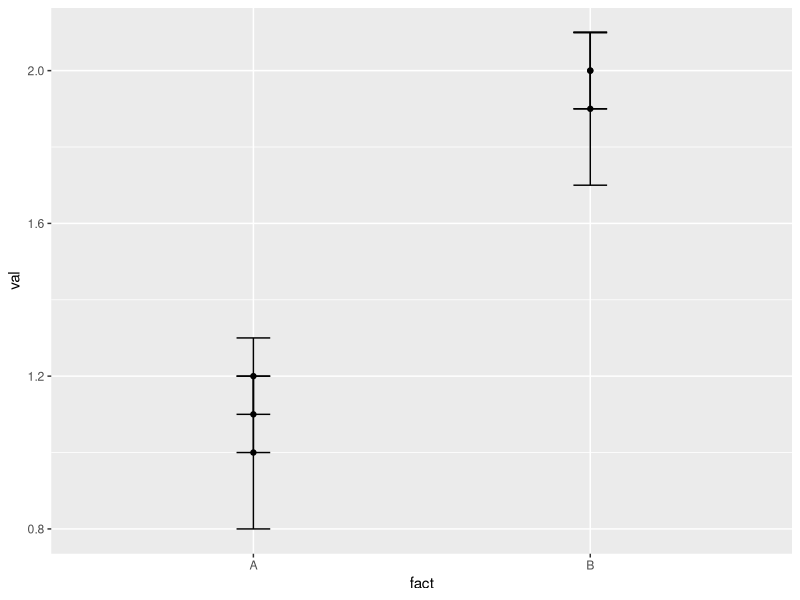
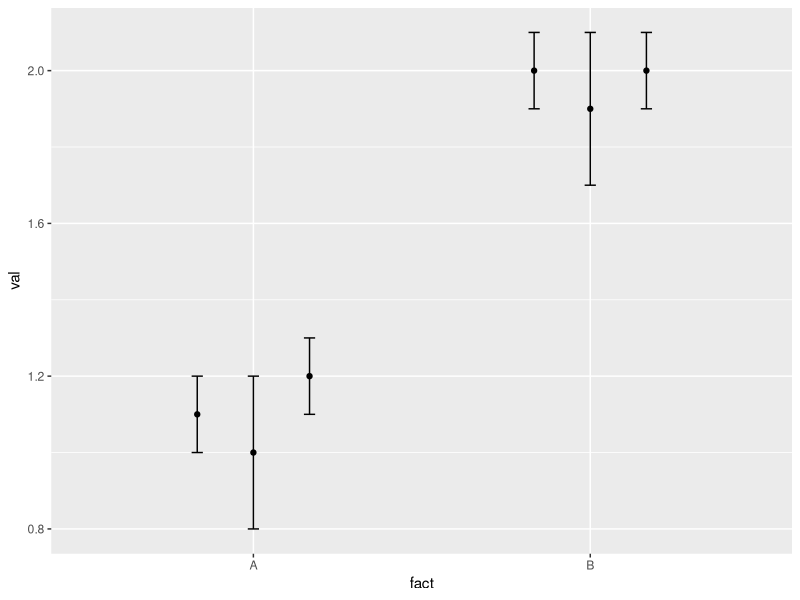
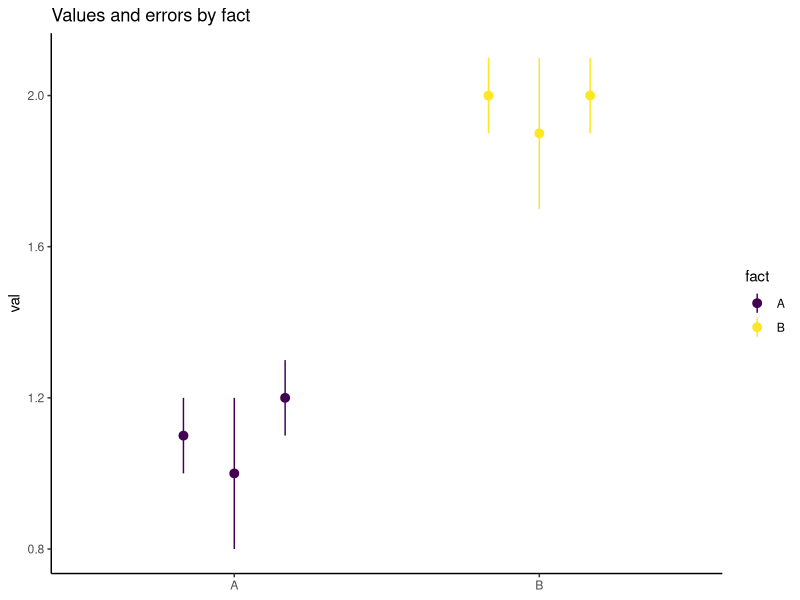

Generate these figures, in order, with R:
## ---- chunk 1
library(tidyverse)
data <- tribble(~val, ~ err, ~fact,
        1.1, .1, "A",
        1.0, .2, "A",
        1.2, .1, "A",
        2, .1, "B",
        1.9, .2, "B",
        2, .1, "B") 
## ---- chunk 2
ggplot(data, aes(fact, val)) +
  geom_errorbar(aes(ymin = val - err, ymax = val + err), width = 0.1) +
  geom_point()
## ---- chunk 3
data <- data %>% 
  group_by(fact) %>% 
  mutate(rep = 1:length(val)) %>% 
  ungroup
## ---- chunk 4
ggplot(data, aes(fact, val, group = rep)) +
  geom_errorbar(aes(ymin = val - err, ymax = val + err), width = 0.1, position=position_dodge(width = .5)) +
  geom_point(position=position_dodge(width = .5))
## ---- chunk 5
ggplot(data, aes(fact, 
                 val, 
                 color = fact, 
                 ymin = val - err, 
                 ymax = val + err, 
                 group = rep)) +
  geom_pointrange(position=position_dodge(width = .5)) +
  scale_color_viridis_d() +
  labs(title = "Values and errors by fact",
       x = NULL) +
  theme_classic()
